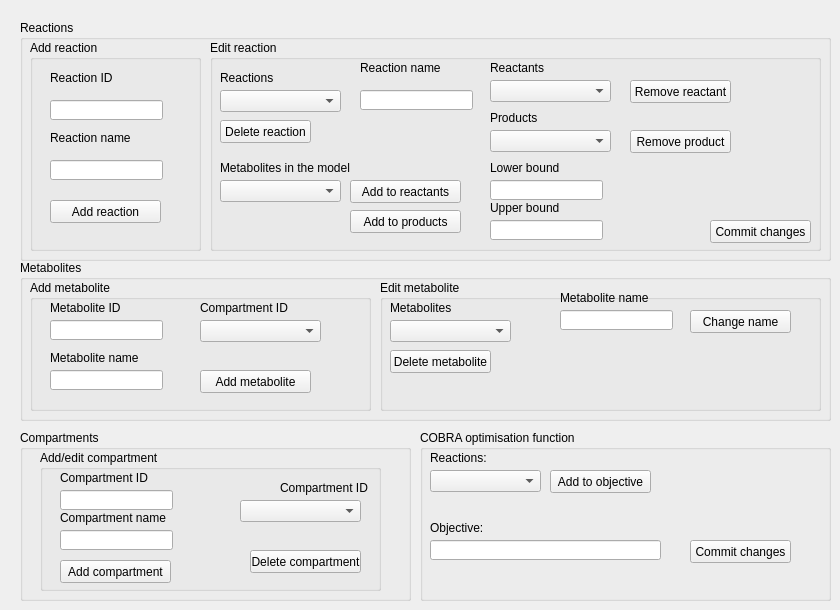
    <widget class="QWidget" name="tab_3">
     <attribute name="title">
      <string>Edit model</string>
     </attribute>
     <widget class="QGroupBox" name="groupBox_9">
      <property name="geometry">
       <rect>
        <x>20</x>
        <y>20</y>
        <width>811</width>
        <height>241</height>
       </rect>
      </property>
      <property name="title">
       <string>Reactions</string>
      </property>
      <widget class="QGroupBox" name="groupBox_13">
       <property name="geometry">
        <rect>
         <x>10</x>
         <y>20</y>
         <width>171</width>
         <height>211</height>
        </rect>
       </property>
       <property name="title">
        <string>Add reaction</string>
       </property>
       <widget class="QLineEdit" name="leAddReactionName">
        <property name="geometry">
         <rect>
          <x>20</x>
          <y>120</y>
          <width>113</width>
          <height>20</height>
         </rect>
        </property>
       </widget>
       <widget class="QLineEdit" name="leAddReactionID">
        <property name="geometry">
         <rect>
          <x>20</x>
          <y>60</y>
          <width>113</width>
          <height>20</height>
         </rect>
        </property>
       </widget>
       <widget class="QLabel" name="label_48">
        <property name="geometry">
         <rect>
          <x>20</x>
          <y>30</y>
          <width>91</width>
          <height>16</height>
         </rect>
        </property>
        <property name="text">
         <string>Reaction ID</string>
        </property>
       </widget>
       <widget class="QLabel" name="label_49">
        <property name="geometry">
         <rect>
          <x>20</x>
          <y>90</y>
          <width>91</width>
          <height>16</height>
         </rect>
        </property>
        <property name="text">
         <string>Reaction name</string>
        </property>
       </widget>
       <widget class="QPushButton" name="btAddReaction">
        <property name="geometry">
         <rect>
          <x>20</x>
          <y>160</y>
          <width>111</width>
          <height>23</height>
         </rect>
        </property>
        <property name="text">
         <string>Add reaction</string>
        </property>
       </widget>
      </widget>
      <widget class="QGroupBox" name="groupBox_12">
       <property name="geometry">
        <rect>
         <x>190</x>
         <y>20</y>
         <width>611</width>
         <height>211</height>
        </rect>
       </property>
       <property name="title">
        <string>Edit reaction</string>
       </property>
       <widget class="QComboBox" name="cbEditReactions">
        <property name="geometry">
         <rect>
          <x>10</x>
          <y>50</y>
          <width>121</width>
          <height>22</height>
         </rect>
        </property>
       </widget>
       <widget class="QLineEdit" name="leEditReactionsName">
        <property name="geometry">
         <rect>
          <x>150</x>
          <y>50</y>
          <width>113</width>
          <height>20</height>
         </rect>
        </property>
       </widget>
       <widget class="QLabel" name="label_44">
        <property name="geometry">
         <rect>
          <x>10</x>
          <y>30</y>
          <width>61</width>
          <height>16</height>
         </rect>
        </property>
        <property name="text">
         <string>Reactions</string>
        </property>
       </widget>
       <widget class="QPushButton" name="btDeleteReaction">
        <property name="geometry">
         <rect>
          <x>10</x>
          <y>80</y>
          <width>91</width>
          <height>23</height>
         </rect>
        </property>
        <property name="text">
         <string>Delete reaction</string>
        </property>
       </widget>
       <widget class="QPushButton" name="btEditReactionsCommit">
        <property name="geometry">
         <rect>
          <x>500</x>
          <y>180</y>
          <width>101</width>
          <height>23</height>
         </rect>
        </property>
        <property name="text">
         <string>Commit changes</string>
        </property>
       </widget>
       <widget class="QLabel" name="label_45">
        <property name="geometry">
         <rect>
          <x>150</x>
          <y>20</y>
          <width>91</width>
          <height>16</height>
         </rect>
        </property>
        <property name="text">
         <string>Reaction name</string>
        </property>
       </widget>
       <widget class="QLabel" name="label_46">
        <property name="geometry">
         <rect>
          <x>280</x>
          <y>20</y>
          <width>91</width>
          <height>16</height>
         </rect>
        </property>
        <property name="text">
         <string>Reactants</string>
        </property>
       </widget>
       <widget class="QComboBox" name="cbEditReactionsReactants">
        <property name="geometry">
         <rect>
          <x>280</x>
          <y>40</y>
          <width>121</width>
          <height>22</height>
         </rect>
        </property>
       </widget>
       <widget class="QLabel" name="label_47">
        <property name="geometry">
         <rect>
          <x>280</x>
          <y>70</y>
          <width>91</width>
          <height>16</height>
         </rect>
        </property>
        <property name="text">
         <string>Products</string>
        </property>
       </widget>
       <widget class="QComboBox" name="cbEditReactionsProducts">
        <property name="geometry">
         <rect>
          <x>280</x>
          <y>90</y>
          <width>121</width>
          <height>22</height>
         </rect>
        </property>
       </widget>
       <widget class="QLabel" name="label_50">
        <property name="geometry">
         <rect>
          <x>10</x>
          <y>120</y>
          <width>131</width>
          <height>16</height>
         </rect>
        </property>
        <property name="text">
         <string>Metabolites in the model</string>
        </property>
       </widget>
       <widget class="QComboBox" name="cbEditReactionsMetabolites">
        <property name="geometry">
         <rect>
          <x>10</x>
          <y>140</y>
          <width>121</width>
          <height>22</height>
         </rect>
        </property>
       </widget>
       <widget class="QPushButton" name="btEditReactionsAddReactant">
        <property name="geometry">
         <rect>
          <x>140</x>
          <y>140</y>
          <width>111</width>
          <height>23</height>
         </rect>
        </property>
        <property name="text">
         <string>Add to reactants</string>
        </property>
       </widget>
       <widget class="QPushButton" name="btEditReactionsAddProduct">
        <property name="geometry">
         <rect>
          <x>140</x>
          <y>170</y>
          <width>111</width>
          <height>23</height>
         </rect>
        </property>
        <property name="text">
         <string>Add to products</string>
        </property>
       </widget>
       <widget class="QPushButton" name="btRemoveReactant">
        <property name="geometry">
         <rect>
          <x>420</x>
          <y>40</y>
          <width>101</width>
          <height>23</height>
         </rect>
        </property>
        <property name="text">
         <string>Remove reactant</string>
        </property>
       </widget>
       <widget class="QPushButton" name="btRemoveProduct">
        <property name="geometry">
         <rect>
          <x>420</x>
          <y>90</y>
          <width>101</width>
          <height>23</height>
         </rect>
        </property>
        <property name="text">
         <string>Remove product</string>
        </property>
       </widget>
       <widget class="QLineEdit" name="leEditReactionsLB">
        <property name="geometry">
         <rect>
          <x>280</x>
          <y>140</y>
          <width>113</width>
          <height>20</height>
         </rect>
        </property>
       </widget>
       <widget class="QLabel" name="label_51">
        <property name="geometry">
         <rect>
          <x>280</x>
          <y>120</y>
          <width>91</width>
          <height>16</height>
         </rect>
        </property>
        <property name="text">
         <string>Lower bound</string>
        </property>
       </widget>
       <widget class="QLabel" name="label_52">
        <property name="geometry">
         <rect>
          <x>280</x>
          <y>160</y>
          <width>91</width>
          <height>16</height>
         </rect>
        </property>
        <property name="text">
         <string>Upper bound</string>
        </property>
       </widget>
       <widget class="QLineEdit" name="leEditReactionsUB">
        <property name="geometry">
         <rect>
          <x>280</x>
          <y>180</y>
          <width>113</width>
          <height>20</height>
         </rect>
        </property>
       </widget>
      </widget>
     </widget>
     <widget class="QGroupBox" name="groupBox_10">
      <property name="geometry">
       <rect>
        <x>20</x>
        <y>260</y>
        <width>811</width>
        <height>161</height>
       </rect>
      </property>
      <property name="title">
       <string>Metabolites</string>
      </property>
      <widget class="QGroupBox" name="groupBox_15">
       <property name="geometry">
        <rect>
         <x>10</x>
         <y>20</y>
         <width>341</width>
         <height>131</height>
        </rect>
       </property>
       <property name="title">
        <string>Add metabolite</string>
       </property>
       <widget class="QLineEdit" name="leAddMetaboliteName">
        <property name="geometry">
         <rect>
          <x>20</x>
          <y>90</y>
          <width>113</width>
          <height>20</height>
         </rect>
        </property>
       </widget>
       <widget class="QLineEdit" name="leAddMetaboliteID">
        <property name="geometry">
         <rect>
          <x>20</x>
          <y>40</y>
          <width>113</width>
          <height>20</height>
         </rect>
        </property>
       </widget>
       <widget class="QLabel" name="label_54">
        <property name="geometry">
         <rect>
          <x>20</x>
          <y>20</y>
          <width>91</width>
          <height>16</height>
         </rect>
        </property>
        <property name="text">
         <string>Metabolite ID</string>
        </property>
       </widget>
       <widget class="QLabel" name="label_55">
        <property name="geometry">
         <rect>
          <x>20</x>
          <y>70</y>
          <width>91</width>
          <height>16</height>
         </rect>
        </property>
        <property name="text">
         <string>Metabolite name</string>
        </property>
       </widget>
       <widget class="QPushButton" name="btAddMetabolite_2">
        <property name="geometry">
         <rect>
          <x>170</x>
          <y>90</y>
          <width>111</width>
          <height>23</height>
         </rect>
        </property>
        <property name="text">
         <string>Add metabolite</string>
        </property>
       </widget>
       <widget class="QLabel" name="label_56">
        <property name="geometry">
         <rect>
          <x>170</x>
          <y>20</y>
          <width>91</width>
          <height>16</height>
         </rect>
        </property>
        <property name="text">
         <string>Compartment ID</string>
        </property>
       </widget>
       <widget class="QComboBox" name="cbEditMetabolitesCompartments">
        <property name="geometry">
         <rect>
          <x>170</x>
          <y>40</y>
          <width>121</width>
          <height>22</height>
         </rect>
        </property>
       </widget>
      </widget>
      <widget class="QGroupBox" name="groupBox_16">
       <property name="geometry">
        <rect>
         <x>360</x>
         <y>20</y>
         <width>441</width>
         <height>131</height>
        </rect>
       </property>
       <property name="title">
        <string>Edit metabolite</string>
       </property>
       <widget class="QLabel" name="label_53">
        <property name="geometry">
         <rect>
          <x>10</x>
          <y>20</y>
          <width>61</width>
          <height>16</height>
         </rect>
        </property>
        <property name="text">
         <string>Metabolites</string>
        </property>
       </widget>
       <widget class="QComboBox" name="cbEditMetabolitesMetabolites">
        <property name="geometry">
         <rect>
          <x>10</x>
          <y>40</y>
          <width>121</width>
          <height>22</height>
         </rect>
        </property>
       </widget>
       <widget class="QPushButton" name="btDeleteMetabolite">
        <property name="geometry">
         <rect>
          <x>10</x>
          <y>70</y>
          <width>101</width>
          <height>23</height>
         </rect>
        </property>
        <property name="text">
         <string>Delete metabolite</string>
        </property>
       </widget>
       <widget class="QLabel" name="label_57">
        <property name="geometry">
         <rect>
          <x>180</x>
          <y>10</y>
          <width>91</width>
          <height>16</height>
         </rect>
        </property>
        <property name="text">
         <string>Metabolite name</string>
        </property>
       </widget>
       <widget class="QLineEdit" name="leEditMetaboliteName">
        <property name="geometry">
         <rect>
          <x>180</x>
          <y>30</y>
          <width>113</width>
          <height>20</height>
         </rect>
        </property>
       </widget>
       <widget class="QPushButton" name="btEditMetaboliteCommit">
        <property name="geometry">
         <rect>
          <x>310</x>
          <y>30</y>
          <width>101</width>
          <height>23</height>
         </rect>
        </property>
        <property name="text">
         <string>Change name</string>
        </property>
       </widget>
      </widget>
     </widget>
     <widget class="QGroupBox" name="groupBox_11">
      <property name="geometry">
       <rect>
        <x>420</x>
        <y>430</y>
        <width>411</width>
        <height>171</height>
       </rect>
      </property>
      <property name="title">
       <string>COBRA optimisation function</string>
      </property>
      <widget class="QComboBox" name="cbEditObjective">
       <property name="geometry">
        <rect>
         <x>10</x>
         <y>40</y>
         <width>111</width>
         <height>22</height>
        </rect>
       </property>
       <property name="locale">
        <locale language="English" country="UnitedStates"/>
       </property>
      </widget>
      <widget class="QLabel" name="label_62">
       <property name="geometry">
        <rect>
         <x>10</x>
         <y>20</y>
         <width>101</width>
         <height>16</height>
        </rect>
       </property>
       <property name="text">
        <string>Reactions:</string>
       </property>
      </widget>
      <widget class="QPushButton" name="btAddObjective_2">
       <property name="geometry">
        <rect>
         <x>130</x>
         <y>40</y>
         <width>101</width>
         <height>23</height>
        </rect>
       </property>
       <property name="text">
        <string>Add to objective</string>
       </property>
      </widget>
      <widget class="QLabel" name="label_63">
       <property name="geometry">
        <rect>
         <x>10</x>
         <y>90</y>
         <width>101</width>
         <height>16</height>
        </rect>
       </property>
       <property name="text">
        <string>Objective:</string>
       </property>
      </widget>
      <widget class="QLineEdit" name="leEditObjective">
       <property name="geometry">
        <rect>
         <x>10</x>
         <y>110</y>
         <width>231</width>
         <height>20</height>
        </rect>
       </property>
      </widget>
      <widget class="QPushButton" name="btObjectiveCommit">
       <property name="geometry">
        <rect>
         <x>270</x>
         <y>110</y>
         <width>101</width>
         <height>23</height>
        </rect>
       </property>
       <property name="text">
        <string>Commit changes</string>
       </property>
      </widget>
     </widget>
     <widget class="QGroupBox" name="groupBox_14">
      <property name="geometry">
       <rect>
        <x>20</x>
        <y>430</y>
        <width>391</width>
        <height>171</height>
       </rect>
      </property>
      <property name="title">
       <string>Compartments</string>
      </property>
      <widget class="QGroupBox" name="groupBox_17">
       <property name="geometry">
        <rect>
         <x>20</x>
         <y>20</y>
         <width>341</width>
         <height>141</height>
        </rect>
       </property>
       <property name="title">
        <string>Add/edit compartment</string>
       </property>
       <widget class="QLineEdit" name="leAddCompartmentName">
        <property name="geometry">
         <rect>
          <x>20</x>
          <y>80</y>
          <width>113</width>
          <height>20</height>
         </rect>
        </property>
       </widget>
       <widget class="QLineEdit" name="leAddCompartmentID">
        <property name="geometry">
         <rect>
          <x>20</x>
          <y>40</y>
          <width>113</width>
          <height>20</height>
         </rect>
        </property>
       </widget>
       <widget class="QLabel" name="label_58">
        <property name="geometry">
         <rect>
          <x>20</x>
          <y>20</y>
          <width>91</width>
          <height>16</height>
         </rect>
        </property>
        <property name="text">
         <string>Compartment ID</string>
        </property>
       </widget>
       <widget class="QLabel" name="label_59">
        <property name="geometry">
         <rect>
          <x>20</x>
          <y>60</y>
          <width>111</width>
          <height>16</height>
         </rect>
        </property>
        <property name="text">
         <string>Compartment name</string>
        </property>
       </widget>
       <widget class="QPushButton" name="btDeleteCompartment">
        <property name="geometry">
         <rect>
          <x>210</x>
          <y>100</y>
          <width>111</width>
          <height>23</height>
         </rect>
        </property>
        <property name="text">
         <string>Delete compartment</string>
        </property>
       </widget>
       <widget class="QLabel" name="label_60">
        <property name="geometry">
         <rect>
          <x>240</x>
          <y>30</y>
          <width>91</width>
          <height>16</height>
         </rect>
        </property>
        <property name="text">
         <string>Compartment ID</string>
        </property>
       </widget>
       <widget class="QComboBox" name="cbDeleteCompartments">
        <property name="geometry">
         <rect>
          <x>200</x>
          <y>50</y>
          <width>121</width>
          <height>22</height>
         </rect>
        </property>
       </widget>
       <widget class="QPushButton" name="btAddCompartment_2">
        <property name="geometry">
         <rect>
          <x>20</x>
          <y>110</y>
          <width>111</width>
          <height>23</height>
         </rect>
        </property>
        <property name="text">
         <string>Add compartment</string>
        </property>
       </widget>
      </widget>
     </widget>
    </widget>
